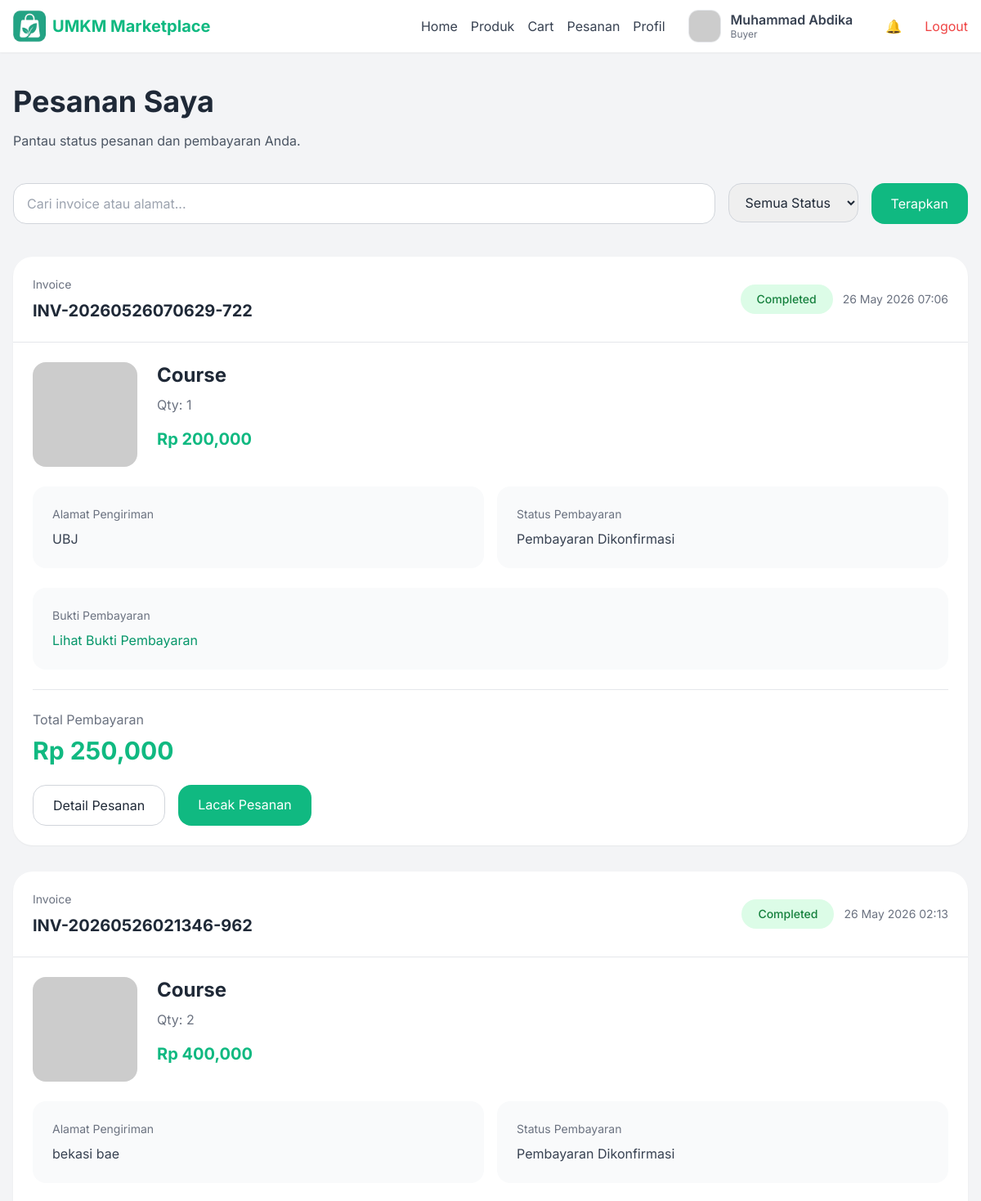
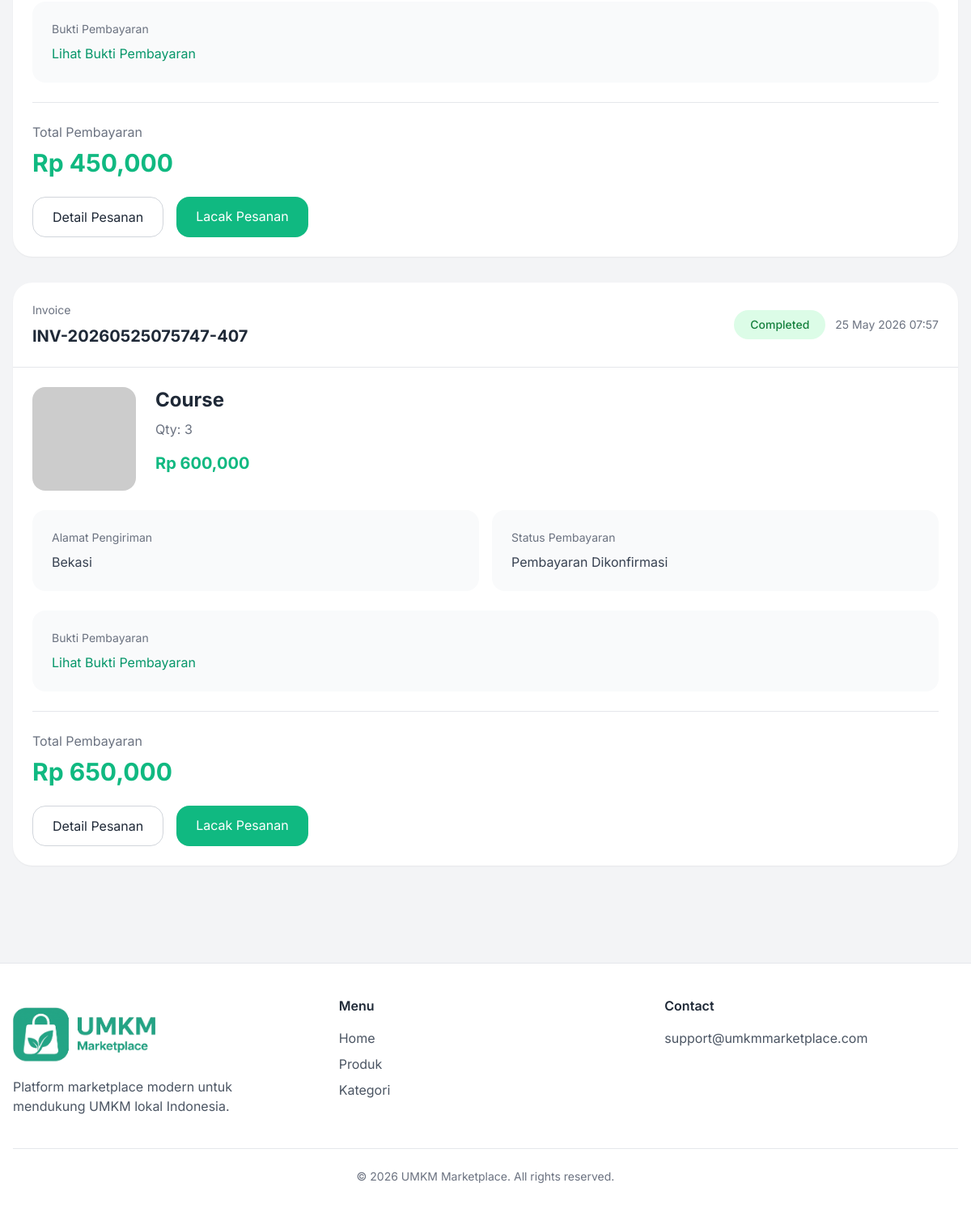
The app's page /src/views/buyer/orders.php (signed in) with its own data (2 pictures, top to bottom).
### tables this page shows
CREATE TABLE `orders` (
  `id` int NOT NULL,
  `user_id` int NOT NULL,
  `invoice_number` varchar(100) NOT NULL,
  `shipping_address` text,
  `shipping_method` varchar(50) DEFAULT 'reguler',
  `shipping_fee` decimal(12,2) DEFAULT '20000.00',
  `tracking_number` varchar(100) DEFAULT NULL,
  `total_amount` decimal(12,2) NOT NULL,
  `status` enum('pending','paid','processed','shipped','completed') DEFAULT 'pending',
  `payment_proof` varchar(255) DEFAULT NULL,
  `created_at` timestamp NULL DEFAULT CURRENT_TIMESTAMP
);

CREATE TABLE `order_items` (
  `id` int NOT NULL,
  `order_id` int NOT NULL,
  `product_id` int NOT NULL,
  `seller_id` int NOT NULL,
  `quantity` int NOT NULL,
  `price` decimal(12,2) NOT NULL,
  `subtotal` decimal(12,2) NOT NULL
);

CREATE TABLE `products` (
  `id` int NOT NULL,
  `seller_id` int NOT NULL,
  `category_id` int NOT NULL,
  `name` varchar(255) NOT NULL,
  `description` text,
  `price` decimal(12,2) NOT NULL,
  `stock` int DEFAULT '0',
  `image` varchar(255) DEFAULT NULL,
  `status` enum('active','draft') DEFAULT 'active',
  `created_at` timestamp NULL DEFAULT CURRENT_TIMESTAMP
);

### src/views/buyer/orders.php (the view, shortened to what this page needs)
<?php require_once '../../config/database.php'; ?>
<?php include '../layouts/app.php'; ?>
<?php
$user_id = $_SESSION['user']['id'];
$q = trim($_GET['q'] ?? '');
$where = "WHERE o.user_id='$user_id'";
$orderRes = mysqli_query($conn, "SELECT o.*, (SELECT p.status FROM payments p WHERE p.order_id = o.id ORDER BY p.id DESC LIMIT 1) AS payment_status, (SELECT p.proof FROM payments p WHERE p.order_id = o.id ORDER BY p.id DESC LIMIT 1) AS proof_path FROM orders o $where ORDER BY o.created_at DESC");
$orders = [];
while ($order = mysqli_fetch_assoc($orderRes)) {
    $itemsRes = mysqli_query($conn, "SELECT oi.*, products.name AS product_name, products.image AS product_image FROM order_items oi JOIN products ON oi.product_id = products.id WHERE oi.order_id='{$order['id']}'");
    $order['items'] = [];
    while ($item = mysqli_fetch_assoc($itemsRes)) {
        $order['items'][] = $item;
    }
    $orders[] = $order;
}
function getOrderStatusStyles($status) {
    $styles = [
        'pending' => ['bg-yellow-100', 'text-yellow-700'],
        'paid' => ['bg-blue-100', 'text-blue-700'],
        'processed' => ['bg-indigo-100', 'text-indigo-700'],
        'shipped' => ['bg-orange-100', 'text-orange-700'],
        'completed' => ['bg-green-100', 'text-green-700'],
    ];
    return $styles[$status] ?? ['bg-gray-100', 'text-gray-700'];
}
function formatPaymentStatus($status, $proofPath = null) {
    return $status === 'pending' ? 'Menunggu Pembayaran' : ($status === 'confirmed' ? 'Pembayaran Dikonfirmasi' : 'Pembayaran Ditolak');
}
?>
<section class="max-w-7xl mx-auto px-4 py-10">
  <div class="mb-10">
    <h1 class="text-3xl lg:text-4xl font-bold mb-4">
      Pesanan Saya
    </h1>
    <p class="text-gray-600">
      Pantau status pesanan dan pembayaran Anda.
    </p>
  </div>
  <form method="GET" action="orders.php" class="flex flex-col md:flex-row gap-4 mb-10">
    <div class="flex-1 min-w-[210px]">
      <input
        name="q"
        value="<?= htmlspecialchars($q); ?>"
        type="text"
        placeholder="Cari invoice atau alamat..."
        class="w-full border border-gray-300 rounded-2xl px-4 py-3 focus:outline-none focus:ring-2 focus:ring-emerald-500"
      >
    </div>
    <div>
      <select
        name="status"
        class="border border-gray-300 rounded-2xl px-4 py-3 focus:outline-none focus:ring-2 focus:ring-emerald-500"
      >
        <option value="">Semua Status</option>
      </select>
    </div>
    <button type="submit" class="w-full md:w-auto bg-emerald-500 text-white px-6 py-3 rounded-2xl">Terapkan</button>
  </form>
  <?php if (count($orders) === 0): ?>
    <div class="bg-white rounded-3xl shadow-sm p-10 text-center text-gray-600">
      <h2 class="text-xl lg:text-2xl font-bold mb-4">Belum ada pesanan</h2>
      <p>Silakan tambahkan produk ke keranjang dan lakukan checkout untuk membuat pesanan.</p>
    </div>
  <?php else: ?>
    <div class="space-y-8">
      <?php foreach ($orders as $order): ?>
        <?php [$bg, $text] = getOrderStatusStyles($order['status']); ?>
        <div class="bg-white rounded-3xl shadow-sm overflow-hidden">
          <div class="border-b p-5 lg:p-6">
            <div class="flex flex-col lg:flex-row lg:items-center lg:justify-between gap-4">
              <div>
                <p class="text-sm text-gray-500 mb-2">Invoice</p>
                <h2 class="font-bold text-xl"><?= htmlspecialchars($order['invoice_number']); ?></h2>
              </div>
              <div class="flex flex-wrap gap-3 items-center">
                <span class="<?= $bg ?> <?= $text ?> px-5 py-2 rounded-full text-sm font-medium w-fit">
                  <?= ucfirst($order['status']); ?>
                </span>
                <span class="text-sm text-gray-500"><?= date('d M Y H:i', strtotime($order['created_at'])); ?></span>
              </div>
            </div>
          </div>
          <div class="p-5 lg:p-6 space-y-6">
            <?php foreach ($order['items'] as $item): ?>
              <?php
                $imgPath = __DIR__ . '/../../uploads/products/' . ($item['product_image'] ?? '');
                $imgSrc = (isset($item['product_image']) && file_exists($imgPath)) ? UPLOAD_URL . '/products/' . $item['product_image'] : 'https://placehold.co/300';
              ?>
              <div class="flex flex-col md:flex-row gap-6">
                <img src="<?= $imgSrc ?>" alt="Product" class="w-full md:w-32 h-32 object-cover rounded-2xl">
                <div class="flex-1">
                  <h3 class="text-xl lg:text-2xl font-bold mb-2"><?= htmlspecialchars($item['product_name']); ?></h3>
                  <p class="text-gray-500 mb-4">Qty: <?= intval($item['quantity']); ?></p>
                  <p class="text-emerald-500 font-bold text-xl">Rp <?= number_format($item['subtotal']); ?></p>
                </div>
              </div>
            <?php endforeach; ?>
            <div class="grid gap-4 lg:grid-cols-2">
              <div class="rounded-2xl bg-gray-50 p-5 lg:p-6">
                <p class="text-sm text-gray-500 mb-2">Alamat Pengiriman</p>
                <p class="text-gray-700"><?= nl2br(htmlspecialchars($order['shipping_address'])); ?></p>
              </div>
              <div class="rounded-2xl bg-gray-50 p-5 lg:p-6">
                <p class="text-sm text-gray-500 mb-2">Status Pembayaran</p>
                <p class="text-gray-700"><?= htmlspecialchars(formatPaymentStatus($order['payment_status'], $order['proof_path'])); ?></p>
              </div>
            </div>
            <?php if ($order['payment_status'] === 'pending' && empty($order['proof_path'])): ?>
              <div class="bg-gray-50 rounded-2xl p-5 lg:p-6">
                <h3 class="text-xl font-bold mb-4">Upload Bukti Pembayaran</h3>
                <form action="<?= BASE_URL ?>/src/buyer/upload-payment-proof.php" method="POST" enctype="multipart/form-data" class="space-y-4">
                  <input type="hidden" name="order_id" value="<?= intval($order['id']); ?>">
                  <div class="space-y-4">
                    <label
                      for="payment_proof_<?= $order['id']; ?>"
                      class="flex flex-col items-center justify-center border-2 border-dashed border-emerald-200 hover:border-emerald-400 bg-emerald-50 hover:bg-emerald-100 transition rounded-3xl p-10 cursor-pointer text-center"
                    >
                      <div class="text-5xl mb-4">
                        📤
                      </div>
                      <h3 class="text-xl font-bold mb-2 text-gray-800">
                        Upload Bukti Pembayaran
                      </h3>
                      <p class="text-gray-500 text-sm">
                        PNG, JPG, PDF • Maksimal 5MB
                      </p>
                      <span
                        id="file-name-<?= $order['id']; ?>"
                        class="mt-4 text-sm text-emerald-600 font-medium"
                      >
                        Belum ada file dipilih
                      </span>
                    </label>
                    <input
                      id="payment_proof_<?= $order['id']; ?>"
                      type="file"
                      name="payment_proof"
                      accept=".jpg,.jpeg,.png,.gif,.pdf"
                      required
                      class="hidden"
                      onchange="updateFileName(this, <?= $order['id']; ?>)"
                    >
                  </div>
                  <button type="submit" class="bg-emerald-500 hover:bg-emerald-600 text-white px-6 py-3 rounded-2xl transition">Upload Bukti</button>
                </form>
              </div>
            <?php elseif (!empty($order['proof_path'])): ?>
              <div class="bg-gray-50 rounded-2xl p-5 lg:p-6">
                <p class="text-sm text-gray-500 mb-2">Bukti Pembayaran</p>
                <a href="<?= BASE_URL . '/' . htmlspecialchars($order['proof_path']); ?>" target="_blank" class="text-emerald-600 hover:underline">Lihat Bukti Pembayaran</a>
              </div>
            <?php endif; ?>
            <div class="border-t pt-6 flex flex-col xl:flex-row xl:items-center xl:justify-between gap-6">
              <div>
                <p class="text-gray-500 mb-2">Total Pembayaran</p>
                <h2 class="text-3xl font-bold text-emerald-500">Rp <?= number_format($order['total_amount']); ?></h2>
              </div>
              <div class="flex flex-col sm:flex-row gap-4">
                <a href="order-detail.php?id=<?= intval($order['id']); ?>" class="border border-gray-300 hover:bg-gray-100 px-6 py-3 rounded-2xl transition">Detail Pesanan</a>
                <a href="order-detail.php?id=<?= intval($order['id']); ?>" class="bg-emerald-500 hover:bg-emerald-600 text-white px-6 py-3 rounded-2xl transition">Lacak Pesanan</a>
              </div>
            </div>
          </div>
        </div>
      <?php endforeach; ?>
    </div>
  <?php endif; ?>
</section>
<?php include '../layouts/footer.php'; ?>
</main>
</body>
</html>

### src/views/layouts/header.php (style rules this page uses)
body { font-family: 'Inter', sans-serif; }

### records on screen
orders: invoice_number "INV-20260526070629-722", status "Completed", created_at "26 May 2026 07:06", shipping_address "UBJ", proof_path "Pembayaran Dikonfirmasi", total_amount "250,000"
order_items: product.name "Course", quantity "1", subtotal "200,000"
orders: invoice_number "INV-20260526021346-962", status "Completed", created_at "26 May 2026 02:13", shipping_address "bekasi bae", proof_path "Pembayaran Dikonfirmasi", total_amount "450,000"
order_items: product.name "Course", quantity "2", subtotal "400,000"
orders: invoice_number "INV-20260525075747-407", status "Completed", created_at "25 May 2026 07:57", shipping_address "Bekasi", proof_path "Pembayaran Dikonfirmasi", total_amount "650,000"
order_items: product.name "Course", quantity "3", subtotal "600,000"

### other values on screen
$_SESSION['user']['name'] "Muhammad Abdika"
$_SESSION['user']['role'] "Buyer"
